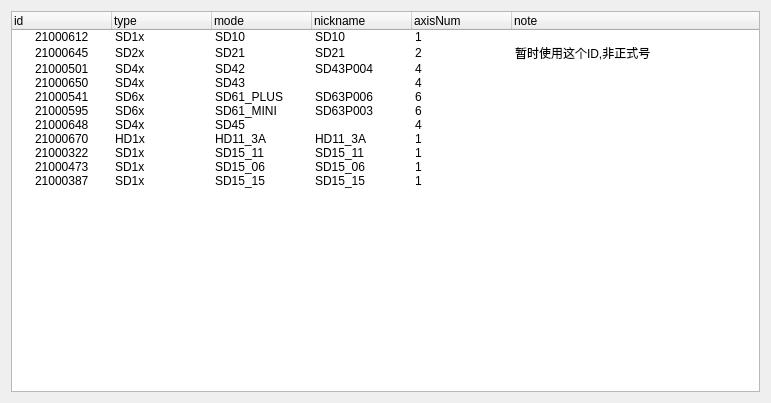
<?xml version="1.0" encoding="UTF-8"?>
<ui version="4.0">
 <class>Form</class>
 <widget class="QWidget" name="Form">
  <property name="geometry">
   <rect>
    <x>0</x>
    <y>0</y>
    <width>771</width>
    <height>403</height>
   </rect>
  </property>
  <property name="windowTitle">
   <string>Form</string>
  </property>
  <layout class="QVBoxLayout" name="verticalLayout">
   <item>
    <widget class="QTreeWidget" name="treeWidget">
     <column>
      <property name="text">
       <string>id</string>
      </property>
     </column>
     <column>
      <property name="text">
       <string>type</string>
      </property>
     </column>
     <column>
      <property name="text">
       <string>mode</string>
      </property>
     </column>
     <column>
      <property name="text">
       <string>nickname</string>
      </property>
     </column>
     <column>
      <property name="text">
       <string>axisNum</string>
      </property>
     </column>
     <column>
      <property name="text">
       <string>note</string>
      </property>
     </column>
     <item>
      <property name="text">
       <string>21000612</string>
      </property>
      <property name="text">
       <string>SD1x</string>
      </property>
      <property name="text">
       <string>SD10</string>
      </property>
      <property name="text">
       <string>SD10</string>
      </property>
      <property name="text">
       <string>1</string>
      </property>
     </item>
     <item>
      <property name="text">
       <string>21000645</string>
      </property>
      <property name="text">
       <string>SD2x</string>
      </property>
      <property name="text">
       <string>SD21</string>
      </property>
      <property name="text">
       <string>SD21</string>
      </property>
      <property name="text">
       <string>2</string>
      </property>
      <property name="text">
       <string>暂时使用这个ID,非正式号</string>
      </property>
     </item>
     <item>
      <property name="text">
       <string>21000501</string>
      </property>
      <property name="text">
       <string>SD4x</string>
      </property>
      <property name="text">
       <string>SD42</string>
      </property>
      <property name="text">
       <string>SD43P004</string>
      </property>
      <property name="text">
       <string>4</string>
      </property>
     </item>
     <item>
      <property name="text">
       <string>21000650</string>
      </property>
      <property name="text">
       <string>SD4x</string>
      </property>
      <property name="text">
       <string>SD43</string>
      </property>
      <property name="text">
       <string/>
      </property>
      <property name="text">
       <string>4</string>
      </property>
     </item>
     <item>
      <property name="text">
       <string>21000541</string>
      </property>
      <property name="text">
       <string>SD6x</string>
      </property>
      <property name="text">
       <string>SD61_PLUS</string>
      </property>
      <property name="text">
       <string>SD63P006</string>
      </property>
      <property name="text">
       <string>6</string>
      </property>
     </item>
     <item>
      <property name="text">
       <string>21000595</string>
      </property>
      <property name="text">
       <string>SD6x</string>
      </property>
      <property name="text">
       <string>SD61_MINI</string>
      </property>
      <property name="text">
       <string>SD63P003</string>
      </property>
      <property name="text">
       <string>6</string>
      </property>
     </item>
     <item>
      <property name="text">
       <string>21000648</string>
      </property>
      <property name="text">
       <string>SD4x</string>
      </property>
      <property name="text">
       <string>SD45</string>
      </property>
      <property name="text">
       <string/>
      </property>
      <property name="text">
       <string>4</string>
      </property>
     </item>
     <item>
      <property name="text">
       <string>21000670</string>
      </property>
      <property name="text">
       <string>HD1x</string>
      </property>
      <property name="text">
       <string>HD11_3A</string>
      </property>
      <property name="text">
       <string>HD11_3A</string>
      </property>
      <property name="text">
       <string>1</string>
      </property>
     </item>
     <item>
      <property name="text">
       <string>21000322</string>
      </property>
      <property name="text">
       <string>SD1x</string>
      </property>
      <property name="text">
       <string>SD15_11</string>
      </property>
      <property name="text">
       <string>SD15_11</string>
      </property>
      <property name="text">
       <string>1</string>
      </property>
     </item>
     <item>
      <property name="text">
       <string>21000473</string>
      </property>
      <property name="text">
       <string>SD1x</string>
      </property>
      <property name="text">
       <string>SD15_06</string>
      </property>
      <property name="text">
       <string>SD15_06</string>
      </property>
      <property name="text">
       <string>1</string>
      </property>
     </item>
     <item>
      <property name="text">
       <string>21000387</string>
      </property>
      <property name="text">
       <string>SD1x</string>
      </property>
      <property name="text">
       <string>SD15_15</string>
      </property>
      <property name="text">
       <string>SD15_15</string>
      </property>
      <property name="text">
       <string>1</string>
      </property>
     </item>
    </widget>
   </item>
  </layout>
 </widget>
 <resources/>
 <connections/>
</ui>
